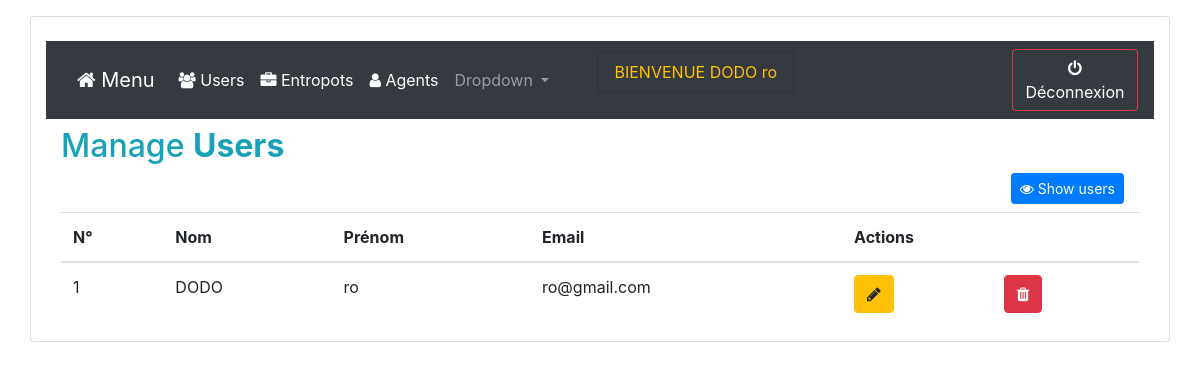
/views/user.php (signed in), run on the app's committed database.
### tables this page shows
CREATE TABLE IF NOT EXISTS `users` (
  `id` int(11) NOT NULL AUTO_INCREMENT,
  `nom` varchar(100) DEFAULT NULL,
  `prenom` varchar(100) DEFAULT NULL,
  `email` varchar(100) NOT NULL,
  `password` varchar(100) NOT NULL,
  PRIMARY KEY (`id`)
);

### views/user.php (the view, shortened to what this page needs)
<?php
include '../controllers/userController.php'
?>
<!DOCTYPE html>
<html lang="en">
<head>
    <link href="../assets/css/bootstrap.min.css" rel="stylesheet">
    <link rel="stylesheet" type="text/css" href="../assets/css/font-awesome/css/font-awesome.min.css">
</head>
<body>
<div class="container-fluid">
    <div class="container card mt-3">
    <?php include 'includes/header.php' ?>
    <div class="col-12 border-start mt-2">
    <div class="col-sm-12 text-info">
		<div class="row">
			<div>
				<h2>Manage <b>Users</b></h2>
			</div>
			<div class="col-lg-12">
				<button class="btn btn-primary float-right btn-sm" data-target="#exampleModal" data-toggle="modal"><i class="fa fa-eye"></i> Show users</button>
			</div>
		</div>
	</div>
		<?php $i = 1; $nom = $_SESSION["nom"]; $prenom = $_SESSION["prenom"]; $results = mysqli_query($db, "SELECT * FROM users WHERE nom='$nom' and prenom='$prenom'"); ?>
			<table class="table" id="table">
                <thead>
                    <th>N°</th>
                    <th>Nom</th>
                    <th>Prénom</th>
                    <th>Email</th>
                    <th colspan="2">Actions</th>
                </thead>
                <tbody>
                 <?php
                 while ($row = mysqli_fetch_array($results)) {
                  ?>
                  <tr>
                    <td><?php echo $i++ ?></td>
                    <td><?php echo $row['nom'] ?></td>
                    <td><?php echo $row['prenom'] ?></td>
                    <td><?php echo $row['email'] ?></td>
                    <td>
           				<button class='btn btn-warning edit' data-id='<?php echo $row['id'] ?>' type='button' data-toggle='modal' data-target='#editEmployeeModall'><i class='fa fa-pencil' title='Edit'></i></button>
					</td>
                    <td>
                        <button class='btn btn-danger delete' data-id="<?php echo $row['id'] ?>" data-toggle='modal' data-target='#deleteEmployeeModal'><i class='fa fa-trash' data-toggle='tooltip' title='Delete'></i></button>
                    </td>
                  </tr>
                  <?php
                 }
                 ?>
                </tbody>
            </table>
        </div>
    </div>
</div>
</body>
</html>

### data on the page
users: nom "DODO", prenom "ro", email "ro@gmail.com"

### other printed values
$_SESSION["nom"] "DODO"
$_SESSION["prenom"] "ro"
